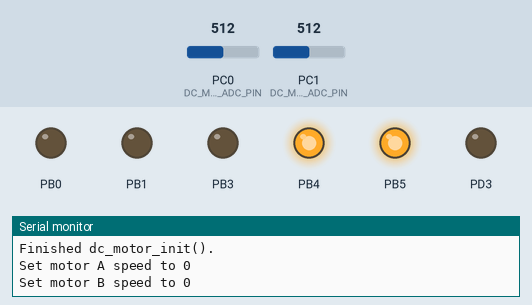
The program below on a simulated ATmega328P, built with avr-gcc and emulated at 16 MHz. On the bench: output pins drawn as LEDs (lit = HIGH), the last lines printed to the serial monitor. Inputs (shaded band) come from the test bench; at power-on: PC0 (DC_MOTOR_CHANNEL_A_CURRENT_SENSE_ADC_PIN) = 512, PC1 (DC_MOTOR_CHANNEL_B_CURRENT_SENSE_ADC_PIN) = 512.

Above: at 0.1 s.
At 2.3 s:
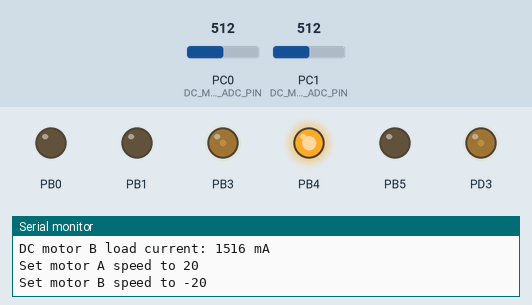
At 8.7 s:
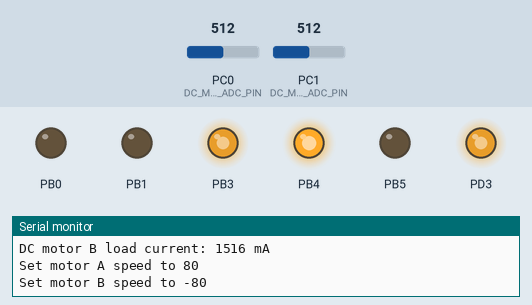
At 19.3 s:
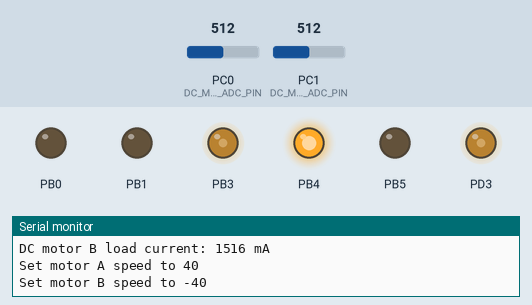
At 27.8 s:
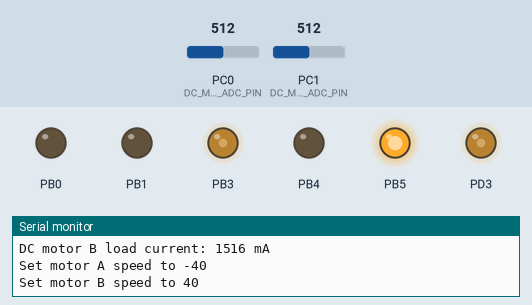
At 38.5 s:
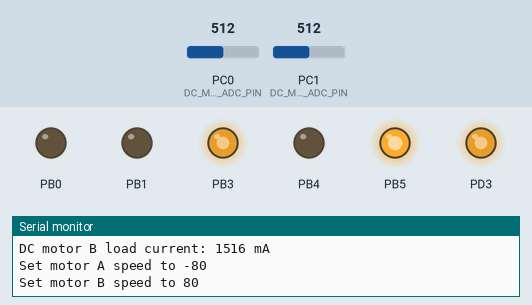
Timing chart, 0 to 40.0 s (numbered marks = the images above):
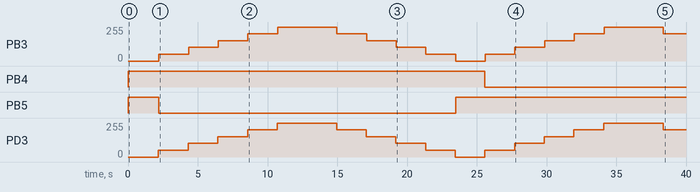

The program:

main.c
```c
// Test/demo for the dc_motor.h interface.

// Assumptions:
//
//      - Arduino Motor Shield Rev. 3 plugged into Arduino
//
//      - Small 5V DC motor(s) connected to one (or both) shield outputs
//
//      - In my experience most small motors will turn when the Arduino is
//        powered from USB, but for larger motors it may be necessary
//        to power either the Arduino or the motor shield with a
//        wall wart supply.  Read the material regarding power at
//        http://arduino.cc/en/Main/ArduinoMotorShieldR3.
//
// This program will slowly ramp the motor speeds up and down (including
// putting them in reverse).  The motors are run in opposite directions.
// The load is measured at each speed and printed to the terminal (use
// 'make run_screen' from the shell to view it).  Loading the motor shaft
// (say, by pinching it slightly between thumb and forefinger... carefully)
// should cause the load current to rise.  Note that at lower speed setting
// and voltages, many motors won't get going, so there may be several steps
// where the motors don't move.
//
// Test results are ouput via the term_io.h interface (which is not required
// by the module itself).  If the USB cable used for programming the Arduino
// is connected, it should be possible to run
//
//   make -rR run_screen
//
// from the module directory to see the test results.


#include <util/delay.h>

#include "dc_motor.h"
#define TERM_IO_POLLUTE_NAMESPACE_WITH_DEBUGGING_GOOP
#include "term_io.h"
#include "util.h"

int
main (void)
{
  // This isn't what we're testing exactly, but we need to know if its
  // working or not to interpret other results.
  term_io_init ();
  PFP ("\n");
  PFP ("\n");
  PFP ("term_io_init() worked.\n");
  PFP ("\n");

  dc_motor_init ();
  PFP ("Finished dc_motor_init().\n");

  PFP ("\n");

  // Ramp motor speeds up and down continually, measuring load at each step.
  // To be cute, motors A and B will be run in opposite directions :)
  {
    int8_t spd = 0;          // Speed setting (for motor A)
    int8_t ss = 20;          // Step size (in % duty cycle)
    int8_t ssgn = 1;         // Step sign
    double tps = 2000.0;     // Time Per Step (in ms)
    int8_t max_spd = 100;    // Maximum speed setting
    int8_t min_spd = -100;   // Minimum speed setting (full speed reverse)

    for ( ; ; ) {

      dc_motor_set_speed (DC_MOTOR_CHANNEL_A, spd);
      PFP ("Set motor A speed to %hhi\n", spd);
      dc_motor_set_speed (DC_MOTOR_CHANNEL_B, -spd);
      PFP ("Set motor B speed to %hhi\n", -spd);

      // Run motors at this speed (in opposite directions) for tps
      // milliseconds, measuring load current half way through.
      _delay_ms (tps / 2.0);
      int mapa = 1000;   // Milliamps Per Amp
      // NOTE: we can't output floating point values using PFP() without
      // first SETTING AVRLIBC_PRINTF_LDFLAGS as described in generic.mk.
      PFP (
          "DC motor A load current: %i mA\n",
          (int) (mapa * dc_motor_load_current (DC_MOTOR_CHANNEL_A)) );
      PFP (
          "DC motor B load current: %i mA\n",
          (int) (mapa * dc_motor_load_current (DC_MOTOR_CHANNEL_B)) );
      _delay_ms (tps / 2.0);

      PFP ("\n");

      // Calculate motor speed to set on next iteration
      spd += ssgn * ss;
      if ( spd > max_spd ) {
        spd = max_spd;
        ssgn = -1;
      }
      else if ( spd < min_spd ) {
        spd = min_spd;
        ssgn = 1;
      }
    }
  }
}
```

adc.c
```c
// Implementation of the interface described in adc.h.

#include <assert.h>
#include <avr/io.h>
#include <stdlib.h>   // FIXME: remove when have latest avr libc

#include "adc.h"

void
adc_init (adc_reference_source_t reference_source)
{
  PRR &= ~(_BV (PRADC));

  // FIXME: elsewhere we give these default values their own macro names,
  // I guess its worth it, sort of.

  // Restore the default settings for ADMUX.
  ADMUX = 0x00;

  switch ( reference_source ) {
    case ADC_REFERENCE_AREF:
      // Nothing to set since ADMUX bits default to 0.
      break;
    case ADC_REFERENCE_AVCC:
      ADMUX |= _BV (REFS0);
      break;
    case ADC_REFERENCE_INTERNAL:
      ADMUX |= _BV (REFS0) | _BV (REFS1);
      break;
    default:
      // Shouldn't be here.
      break;
  }

  // Sample the ground for now (we'll change this before taking real samples).
  ADMUX |= _BV (MUX3) | _BV (MUX2) | _BV (MUX1) | _BV (MUX0);

  // Restore the default settings for ADC status register A.
  ADCSRA = 0x00;

  // Restore the default settings for ADC status register B.
  ADCSRB = 0x00;

  // Enable the ADC system, use 128 as the clock divider on a 16MHz arduino
  // (ADC needs a 50 - 200kHz clock), and start a sample.  FIXME: pdf-ize
  // this reference: The ATmega328P datasheet specifies that the first sample
  // taken after the voltage reference is changed should be discarded.
  ADCSRA |= _BV (ADEN) | _BV (ADPS2) | _BV (ADPS1) | _BV (ADPS0) | _BV (ADSC);

  // Wait for the ADC to return a sample.  Since adc_read_raw() sets this
  // bit and waits for it to clear again, this first sampel ends up getting
  // discarded as required.
  loop_until_bit_is_clear (ADCSRA, ADSC);
}

void
adc_pin_init (uint8_t pin)
{
  // Conceptual assertion (unsigned datatype prevents it actually happening :)
  // assert (pin >= ADC_LOWEST_PIN);
  assert (pin <= ADC_HIGHEST_PIN);

  PORTC &= ~(0x01 << pin);   // Disable pull-up on pin
  DDRC &= ~(0x01 << pin);    // Ensure pin is set as an input

  // Save power: See the ATmega328P datasheet section 9.10.6.
  DIDR0 |= 0x01 << pin;      // Disable digital input buffer on pin
}

uint16_t
adc_read_raw (uint8_t pin)
{
  // Select the input channel.  Table 23-4 of the ATmega328P datasheet
  // effectively specifies that the pin selection bits in the lower nibble
  // of ADMUX are interpreted as an integer specifying the channel.
  uint8_t admux_byte = (ADMUX & 0xf0) | (pin & 0x0f);
  ADMUX = admux_byte;

  // Start a sample and wait until it's done.
  ADCSRA |= _BV (ADSC);
  loop_until_bit_is_clear (ADCSRA, ADSC);

  // It is required to read the low ADC byte before the high byte.
  uint8_t low_byte = ADCL;
  uint8_t high_byte = ADCH;

  return (((uint16_t) high_byte) << 8) | low_byte;
}

float
adc_read_voltage (uint8_t pin, float reference_voltage)
{
    uint16_t raw = adc_read_raw (pin);

    return ((float) raw / (ADC_RAW_READING_STEPS - 1)) * reference_voltage;
}
```

adc.h
```c
// Simple Analog to Digital Converter Interface
//
// Test driver: adc_test.c    Implementation: adc.c
//
// This interface always uses a 125 kHz ADC clock.
//
// See the ATMega328P datasheet for details of other options.

#ifndef ADC_H
#define ADC_H

#include <stdint.h>

// Possible reference sources for the ADC.  See section 23.5.2 of ATMegs328P
// datasheet Rev. 8271C.  Note that Arduinos connect AVCC to VCC, so both
// ADC_REFERENCE_AVCC and ADC_REFERENCE_INTERNAL are pretty easy to use
// (but see the warning below regarding ADC_REFERENCE_INTERNAL).
typedef enum {
  ADC_REFERENCE_AREF,
  ADC_REFERENCE_AVCC,
  ADC_REFERENCE_INTERNAL
} adc_reference_source_t;

// WARNING: using ADC_REFERENCE_INTERNAL when the AREF pin is connected to
// an external DC voltage can destroy the ADC.
//
// Prepare port C pins for use by the ADC, and ready the ADC.  If the
// ADC hardware is shut down to save power (i.e. if the PRADC bit of PRR
// register is set), this routine wakes it up.
//
// The ADC is initialized for polling operation with a 125 kHz ADC clock
// using reference_source.  Note that after this function is called,
// adc_pin_init() must still be called on the pin to be read.
void
adc_init (adc_reference_source_t reference_source);

// ADC pins available (corresponding to ADC0 .. ADC5).
#define ADC_LOWEST_PIN 0
#define ADC_HIGHEST_PIN 5

// Initialize a single pin for use as an ADC input.  Note that the pin
// argument must be an integer in the range [ADC_LOWEST_PIN, ADC_HIGHEST_PIN]
// (NOT a bit field specifying multiple pins at once).  The internal pull-up
// on the pin is disabled, the pin is set as an input, and the appropriate bit
// of the DIDR0 register is set to disable the digital input buffer on the pin
// (saving power).  Note that if you're trying to do something odd and use
// the pin for both analog and digital input, this might cause you trouble.
void
adc_pin_init (uint8_t pin);

// The adc_read_raw() function returns values between 0 and
// ADC_RAW_READING_STEPS - 1.
#define ADC_RAW_READING_STEPS ((uint16_t) 1024)

// Read a raw sample value from pin (which must be on of 0 through 5).
uint16_t
adc_read_raw (uint8_t pin);

// Read a voltage value from pin (which must be one of 0 through 5),
// assuming reference_voltage.  Note that if ADC_REFERENCE_INTERNAL was
// used with adc_init(), reference_voltage should be 1.1 for most (all?) AVR
// microcontrollers.
float
adc_read_voltage (uint8_t pin, float reference_voltage);

// Disable the ADC to save power.  NOTE: the ADC hardware is NOT automatically
// disabled when entering power-saving sleep modes.  (see ATmega328P
// datasheet Rev. 8271C, sections, 23.2 and 23.6).
// FIXME: pdf-ize that last datasheet ref
#define ADC_DISABLE()                       \
  do {                                      \
    ADCSRA &= ~(_BV (ADEN));                \
    loop_until_bit_is_clear (ADCSRA, ADEN); \
  } while ( 0 );

// Re-enable ADC hardware.  The first conversion performed (with
// adc_read_raw() or adc_read_voltage()) after this takes 25 ADC clock cycles,
// rather than the usual 13 ADC clock cycles.  See FIXME: pdfize this ref:
// ATMega328P datasheet section 23.4 for details.
#define ADC_ENABLE()                      \
  do {                                    \
    ADCSRA |= _BV (ADEN);                 \
    loop_until_bit_is_set (ADCSRA, ADEN); \
  } while ( 0 );

#endif // ADC_H
```

dc_motor.c
```c
// Implementation of the interface described in dc_motor.h.

#include <avr/io.h>
#include <assert.h>
// FIXME: remove this if all it's needed for is assert once assert.h is fixed
#include <stdlib.h>

#include "adc.h"
#include "dc_motor.h"
#include "dio.h"

#define DC_MOTOR_DIRECTION_FORWARD HIGH
#define DC_MOTOR_DIRECTION_REVERSE LOW

#define DC_MOTOR_CHANNEL_A_SET_DIRECTION(dir) \
  DIO_SET (DC_MOTOR_CHANNEL_A_DIRECTION_DIO_PIN, dir)
#define DC_MOTOR_CHANNEL_B_SET_DIRECTION(dir) \
  DIO_SET (DC_MOTOR_CHANNEL_B_DIRECTION_DIO_PIN, dir)

#define DC_MOTOR_BREAK_OFF LOW
#define DC_MOTOR_BREAK_ON  HIGH

void
dc_motor_init (void)
{
  // Configure direction line control registers
  {
    DIO_INIT (
        DC_MOTOR_CHANNEL_A_DIRECTION_DIO_PIN,
        DIO_OUTPUT,
        DIO_DONT_CARE,
        DC_MOTOR_DIRECTION_FORWARD );
    DIO_INIT (
        DC_MOTOR_CHANNEL_B_DIRECTION_DIO_PIN,
        DIO_OUTPUT,
        DIO_DONT_CARE,
        DC_MOTOR_DIRECTION_FORWARD );
  }

  // Configure brake line control registers
  {
    DIO_INIT (
        DC_MOTOR_CHANNEL_A_BRAKE_DIO_PIN,
        DIO_OUTPUT,
        DIO_DONT_CARE,
        DC_MOTOR_BREAK_OFF );
    DIO_INIT (
        DC_MOTOR_CHANNEL_B_BRAKE_DIO_PIN,
        DIO_OUTPUT,
        DIO_DONT_CARE,
        DC_MOTOR_BREAK_OFF );
  }

  // Configure the ADC and ADC input pins
  {
    adc_init (DC_MOTOR_ADC_REFERENCE);
    adc_pin_init (DC_MOTOR_CHANNEL_A_CURRENT_SENSE_ADC_PIN);
    adc_pin_init (DC_MOTOR_CHANNEL_B_CURRENT_SENSE_ADC_PIN);
  }

  // Configure timer/counter2 hardware, with clocking stopped
  {
    // FIXME: there is an AVR libc interface for doing this which I think
    // we should use (I've already had some bugs in other modules from bit
    // fidling these guys).
    PRR &= ~(_BV (PRTIM2));   // Ensure timer/counter2 not shut down

    // Clear OC2A/B on compare match when up-counting, set OC2A/B on
    // compare match when down-counting.  Count to TOP before reversing.
    // See ATmega328P datasheet Table 17-4.
    TCCR2A =  0x00;
    TCCR2A |= _BV (COM2A1) | _BV (COM2B1) | _BV (WGM20);
    TCCR2A &= ~(_BV (COM2A0) | _BV (COM2B0));
    // This assignment sets WMG22 as desired to specify phase-correct
    // operation with the direction change at TOP, and also set bits CS22:0
    // all to zero which disconnects the clock and stops the timer (as
    // desired at this point).
    TCCR2B =  0x00;

    // We don't use timer interrupts in this application, or
    // asynchronout clocking.
    TIMSK2 = 0x00;
    ASSR = 0x00;

    // FIXXME: The ATmega328P datasheet Section 17.5.3 contains some
    // mumbo-jumbo about how OC2x setup should be performed using a FOC2X
    // strobe from Normal mode, which would have to be done before the mode
    // is set (it says OC2x keep their value accross modes.  But that sounds
    // like a pain and it seems that OC2x should be low at the start anyway.
    // I guess if we changed out of the mode, OC2A/B might stay high,
    // so we might need to worry about this on shutdown (which we haven't
    // implemented yet)?
  }

  TCNT2 = 0;   // Set counter value to 0

  // Set the data direction of the PWM pins to output as the ATmega requires
  {
    // Probably these loop_until_is_set() calls could be replaced with a
    // single no-op, which the newer avr-libc's have.

    PORTB &= ~(_BV (PORTB3));   // Make sure output is initialized low.
    loop_until_bit_is_clear (PORTB, PORTB3);
    DDRB |= _BV (DDB3);
    loop_until_bit_is_set (DDRB, DDB3);

    PORTD &= ~(_BV (PORTD3));   // Make sure output is initialized low.
    loop_until_bit_is_clear (PORTD, PORTD3);
    DDRD |= _BV (DDD3);
    loop_until_bit_is_set (DDRD, DDD3);
  }

  // Start the clock.  We don't use any prescaler here, so the counter runs
  // at full F_CPU speed.  Given that the phase-correct PWM output ends up
  // generating one pulse per full count-up-count-down cycle, that ends up
  // amounting to a PWM frequency of 16 MHz / ((256 - 1) * 2) = ~31.37 kHz
  // at the pins, which should be fast enough to prevent motor hum but not
  // so fast that the transistors in the motor driver can't switch along.
  TCCR2B |= _BV (CS20);
}

// Map an argument in the range [0, 100] onto the range [0, 255].
#define DC_MOTOR_SPEED_MAP(arg) (((uint16_t) arg * 255) / 100)

void
dc_motor_set_speed (dc_motor_channel_t channel, int8_t speed)
{
  assert (-100 <= speed);
  assert (speed <= 100);

  switch ( channel ) {
    case DC_MOTOR_CHANNEL_A:
      if ( speed >= 0 ) {
        DC_MOTOR_CHANNEL_A_SET_DIRECTION (DC_MOTOR_DIRECTION_FORWARD);
        DC_MOTOR_CHANNEL_A_OCR_REGISTER = DC_MOTOR_SPEED_MAP (speed);
      }
      else { // ( speed < 0 )
        DC_MOTOR_CHANNEL_A_SET_DIRECTION (DC_MOTOR_DIRECTION_REVERSE);
        DC_MOTOR_CHANNEL_A_OCR_REGISTER = DC_MOTOR_SPEED_MAP (-speed);
      }
      break;
    case DC_MOTOR_CHANNEL_B:
      if ( speed >= 0 ) {
        DC_MOTOR_CHANNEL_B_SET_DIRECTION (DC_MOTOR_DIRECTION_FORWARD);
        DC_MOTOR_CHANNEL_B_OCR_REGISTER = DC_MOTOR_SPEED_MAP (speed);
      }
      else { // ( speed < 0 )
        DC_MOTOR_CHANNEL_B_SET_DIRECTION (DC_MOTOR_DIRECTION_REVERSE);
        DC_MOTOR_CHANNEL_B_OCR_REGISTER = DC_MOTOR_SPEED_MAP (-speed);
      }
      break;
    default:
      assert (0);   // Shouldn't be here
      break;
  }
}

float
dc_motor_load_current (dc_motor_channel_t channel)
{
  uint8_t adc_pin;

  switch ( channel ) {
    case DC_MOTOR_CHANNEL_A:
      adc_pin = DC_MOTOR_CHANNEL_A_CURRENT_SENSE_ADC_PIN;
      break;
    case DC_MOTOR_CHANNEL_B:
      adc_pin = DC_MOTOR_CHANNEL_B_CURRENT_SENSE_ADC_PIN;
      break;
    default:
      assert (0);   // Shouldn't be here
      break;
  }

  return
    DC_MOTOR_CURRENT_SENSE_AMPS_PER_VOLT *
    adc_read_voltage (adc_pin, DC_MOTOR_ADC_REFERENCE_VOLTAGE);
}
```

uart.c
```c
// Implementation of the interface described in uart.h.

/*
 * ----------------------------------------------------------------------------
 * "THE BEER-WARE LICENSE" (Revision 42):
 * <joerg@FreeBSD.ORG> wrote this file.  As long as you retain this notice you
 * can do whatever you want with this stuff. If we meet some day, and you think
 * this stuff is worth it, you can buy me a beer in return.        Joerg Wunsch
 * ----------------------------------------------------------------------------
 *
 * Stdio demo, UART implementation of interface described in uart.h
 *
 * $Id: uart.c 1008 2005-12-28 21:38:59Z joerg_wunsch $
 */

#include <avr/io.h>

#include "uart.h"

void
uart_init (void)
{
  // FIXME: is there some hardware that we should be waking from sleep here?
  // in general is automatic wake/sleep something we want to do?  I sort of
  // think not but maybe it's realistic

#ifndef F_CPU
#  error the AVR libc util/setbaud.h header will require F_CPU to be defined
#endif

  // The magical AVR libc util/setbaud.h header requires BAUD to be defined,
  // so we first ensure it isn't already defined then set it.
#ifdef BAUD
#  error We need to set BAUD, but it's already defined, so we're too scared
#endif
#define BAUD UART_BAUD

// This is a special calculation-only header that can be included anywhere.
// It's going to give us back some macros that help set up the serial port
// control registers: UBRRH_VALUE, UBRRL_VALUE, and USE_2X.
#include <util/setbaud.h>

  // FIXME: weirdness: UCSR0A user read-modify-write, while UCSR0B is
  // explicitly set.  Nothing else in UCSR0B is wanted in this implementation,
  // but it's weird to read-modify-write UCSR0A, and slightly weird not
  // to mention the desired default 0 values for the UCSR0B bits.  This is
  // especially the case because many of the other bits of UCSR0A are almost
  // certainly invalidated by a uart_init() (e.g. RXC0, TXC0, FE0, DOR0),
  // in fact it is perhaps because of these bits that we may be supposed to
  // re-init the uart after sleep, if in nfact we are supposed to do that
  // (haven't found the part of the datasheet that say's we're supposed
  // to yet).

  // Set up clocking
  UBRR0L = UBRRL_VALUE;
  UBRR0H = UBRRH_VALUE;
#if USE_2X
  UCSR0A |= _BV (U2X0);
#else
  UCSR0A &= ~(_BV (U2X0));
#endif

  UCSR0B = _BV (TXEN0) | _BV (RXEN0);   // Enable TX/RX
}
```

Source omitted: dc_motor.h (5069 bytes), term_io.c (6242 bytes), term_io.h (7117 bytes), uart.h (4397 bytes), util.h (38284 bytes), dio.h (46390 bytes)

Measured:
- by itself, PB4: LOW → HIGH at 0.03 s, → LOW 25.6 s later
- by itself, PB5: LOW → HIGH at 0.03 s, → LOW 2.2 s later, → HIGH 21.3 s later
